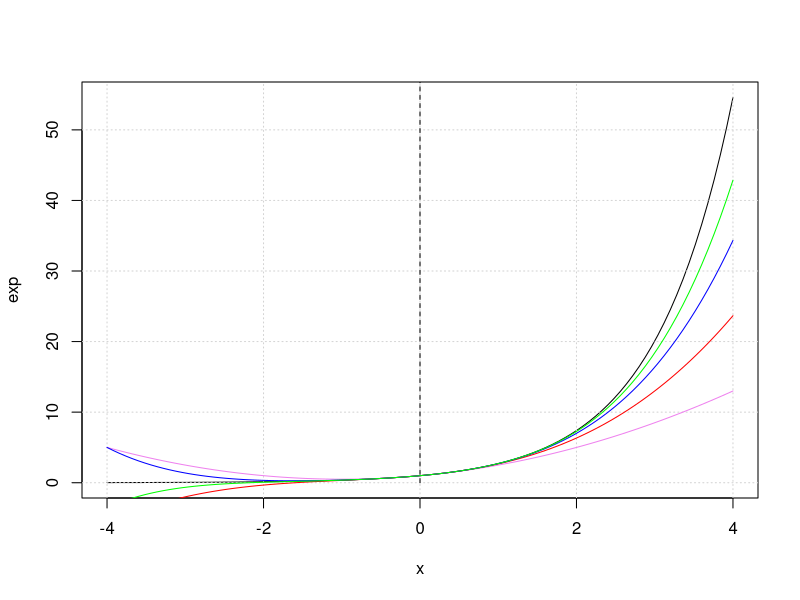
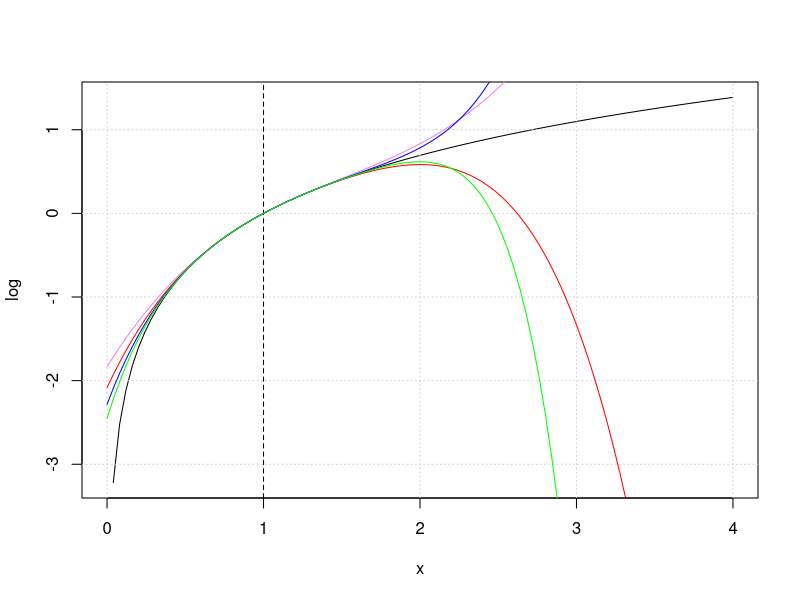

Write the R code that produced these figures, in order.
## ---- chunk 1

## ---- chunk 2
#e^1 n = 4
1 + 1 + 1/factorial(2) + 1/factorial(3) + 1/factorial(4)

#e^3 n = 4
1 + 3 + 3^2/factorial(2) + 3^3/factorial(3) + 3^4/factorial(4)
## ---- chunk 3
pol_exp = function(x,n){
  if((n<0)||(n%%1 != 0)) stop("n tem que ser um natural")
  if(!is.numeric(x)) stop("x tem que ser real")
  soma = 1
  for(i in 1:n){
    soma = soma + x^(i)/factorial(i)
  }
  return(soma)
}

{plot(exp,-4,4)
grid()
segments(x0=0,y0=0,x1=0,y1=150,lty=2)
curve(pol_exp(x,n=2),add=T,col="violet")
curve(pol_exp(x,n=3),add=T,col="red")
curve(pol_exp(x,n=4),add=T,col="blue")
curve(pol_exp(x,n=5),add=T,col="green")}
## ---- chunk 4
pol_exp_delta = function(x,delta = 0.001){
  if(!is.numeric(x)) stop("x tem que ser real")
  soma = 1
  i = 1
  while(TRUE){
    incre = x^(i)/factorial(i)
    
    if(abs(incre) < delta){
      return(soma)
    }else{
    soma = soma + incre
    }
    
    i = i + 1
  }
}

pol_exp_delta(1/2)
exp(1/2)
pol_exp_delta(7.3)
exp(7.3)
## ---- chunk 5
pol_exp_delta_n = function(x,delta = 0.001){
  if(!is.numeric(x)) stop("x tem que ser real")
  soma = 1
  for(i in 1:10){
    soma = soma + x^(i)/factorial(i)
    i = i + 1
  }
  i = 11
  while(TRUE){
    incre = x^(i)/factorial(i)
    
    if(abs(incre) < delta){
      return(list("Soma" = soma,
                  "Interações" = i))
    }else{
    soma = soma + incre
    }
    
    i = i + 1
  }
}

data.frame("x" = c(1/2,7.3),
           "exp" = c(exp(1/2),exp(7.3)),
           "aprox_ex" = c(pol_exp_delta_n(1/2)[[1]],pol_exp_delta_n(7.3)[[1]]),
           "intereções" = c(pol_exp_delta_n(1/2)[[2]],pol_exp_delta_n(7.3)[[2]]))


## ---- chunk 6
(1/10 - 1) - (1/10 -1)^2 / 2 + (1/10 -1)^3 / 3 - (1/10 - 1)^4 / 4
(3/5 - 1) - (3/5 -1)^2 / 2 + (3/5 -1)^3 / 3 - (3/5 -1)^4 /4
(4 - 1) - (4 -1)^2 / 2 + (4 -1)^3 / 3 - (4-1)^4 / 4
# A aproximação mais precisa é aquela que está mais próxima de x0 = 1. Então, temos mais precisão no ponto 3/5 = 0.6, comparado a 1/10 = 0.1 .

## ---- chunk 7
pol_ln = function(x,n){
  if((n<0)||(n%%1 != 0)) stop("n tem que ser um natural")
  if(!is.numeric(x)) stop("x tem que ser real")
  soma = 0
  for(i in 0:n){
    soma = soma + (-1)^i * (((x-1)^(i+1))/(i+1))
  }
  return(soma)
}

{plot(log,0,4)
grid()
segments(x0=1,y0=-4,x1=1,y1=10,lty=2)
curve(pol_ln(x,n=2),add=T,col="violet")
curve(pol_ln(x,n=3),add=T,col="red")
curve(pol_ln(x,n=4),add=T,col="blue")
curve(pol_ln(x,n=5),add=T,col="green")}


## ---- chunk 8
pol_ln_delta = function(x,delta = 0.001){
  if(x<=0) stop("X precisa ser maior que 0")
  if(!is.numeric(x)) stop("x tem que ser real")
  if(x>=2) return(-pol_ln_delta(1/x,delta))
  
  soma = 0
  for(i in 0:10){
    soma = soma + ((-1)^i) * (((x-1)^(i+1))/(i+1))
  }
  i = 11
  
  while(TRUE){
    incre = ((-1)^i) * (((x-1)^(i+1))/(i+1))
    
    if(abs(incre) < delta){
      return(soma)
    }else{
    soma = soma + incre
    }
    
    i = i + 1
  }
}

data.frame("x" = c(0.1,2,10,3.8),
           "ln(x)" = c(log(0.1),log(2),log(10),log(3.8)),
           "aprox_ln(x)" = c(pol_ln_delta(0.1),pol_ln_delta(2),
                           pol_ln_delta(10),pol_ln_delta(3.8)))
## ---- chunk 9
aprox_ln_base = function(x,b,delta = 0.001){
  return(pol_ln_delta(x,delta)/pol_ln_delta(b,delta))
}

aprox_ln_base(100,10)
## ---- chunk 10
aprox_sen = function(x,delta = 0.001){
  if(x > pi) return(aprox_sen(x - 2*pi, delta))
  if(x < -pi) return(aprox_sen(x + 2*pi, delta))
  
  soma = 0
  for(i in 0:10){
    soma = soma + ((-1)^(i))*(x^(2*i + 1))/factorial(2*i + 1)
  }
  
  i = 11
  
  while(TRUE){
    incre = ((-1)^(i))*(x^(2*i + 1))/factorial(2*i + 1)
    if(abs(incre) < delta){
      return(soma)
    }else{
      soma = soma + incre
    }
    i = i + 1
  }
}

data.frame("x" = c(2,25,50,pi/3),
           "sen(x)" = c(sin(2),sin(25),sin(50),sin(pi/3)),
           "aprox_sen(x)" = c(aprox_sen(2),aprox_sen(25),aprox_sen(50),aprox_sen(pi/3)))
           
## ---- chunk 11
aprox_cos = function(x, delta = 0.001){
  return(aprox_sen(x + pi/2, delta))
}

data.frame("x" = c(1,54,45,pi/3),
           "cos(x)" = c(cos(1),cos(54),cos(45),cos(pi/3)),
           "aprox_cos(x)" = c(aprox_cos(1),aprox_cos(54),aprox_cos(45),aprox_cos(pi/3)))
